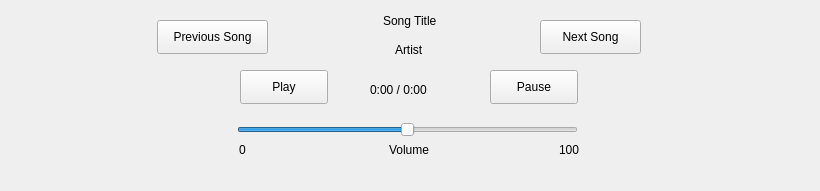
<?xml version="1.0" encoding="UTF-8"?>
<ui version="4.0">
 <class>MusicPlayer</class>
 <widget class="QWidget" name="MusicPlayer">
  <property name="geometry">
   <rect>
    <x>0</x>
    <y>0</y>
    <width>820</width>
    <height>191</height>
   </rect>
  </property>
  <property name="windowTitle">
   <string>Music Player</string>
  </property>
  <widget class="QWidget" name="verticalLayoutWidget">
   <property name="geometry">
    <rect>
     <x>330</x>
     <y>10</y>
     <width>160</width>
     <height>51</height>
    </rect>
   </property>
   <layout class="QVBoxLayout" name="verticalLayout">
    <item alignment="Qt::AlignHCenter|Qt::AlignVCenter">
     <widget class="QLabel" name="SongTitle">
      <property name="text">
       <string>Song Title</string>
      </property>
     </widget>
    </item>
    <item alignment="Qt::AlignHCenter|Qt::AlignVCenter">
     <widget class="QLabel" name="Artist">
      <property name="text">
       <string>Artist</string>
      </property>
     </widget>
    </item>
   </layout>
  </widget>
  <widget class="QPushButton" name="Play">
   <property name="geometry">
    <rect>
     <x>240</x>
     <y>70</y>
     <width>88</width>
     <height>34</height>
    </rect>
   </property>
   <property name="text">
    <string>Play</string>
   </property>
  </widget>
  <widget class="QPushButton" name="Pause">
   <property name="geometry">
    <rect>
     <x>490</x>
     <y>70</y>
     <width>88</width>
     <height>34</height>
    </rect>
   </property>
   <property name="text">
    <string>Pause</string>
   </property>
  </widget>
  <widget class="QPushButton" name="NextSong">
   <property name="geometry">
    <rect>
     <x>540</x>
     <y>20</y>
     <width>101</width>
     <height>34</height>
    </rect>
   </property>
   <property name="text">
    <string>Next Song</string>
   </property>
  </widget>
  <widget class="QPushButton" name="PrevSong">
   <property name="geometry">
    <rect>
     <x>157</x>
     <y>20</y>
     <width>111</width>
     <height>34</height>
    </rect>
   </property>
   <property name="text">
    <string>Previous Song</string>
   </property>
  </widget>
  <widget class="QLabel" name="ProgressLabel">
   <property name="geometry">
    <rect>
     <x>370</x>
     <y>80</y>
     <width>81</width>
     <height>20</height>
    </rect>
   </property>
   <property name="text">
    <string>0:00 / 0:00</string>
   </property>
  </widget>
  <widget class="QSlider" name="VolumeSlider">
   <property name="geometry">
    <rect>
     <x>237</x>
     <y>120</y>
     <width>341</width>
     <height>20</height>
    </rect>
   </property>
   <property name="maximum">
    <number>100</number>
   </property>
   <property name="sliderPosition">
    <number>50</number>
   </property>
   <property name="orientation">
    <enum>Qt::Horizontal</enum>
   </property>
  </widget>
  <widget class="QWidget" name="horizontalLayoutWidget">
   <property name="geometry">
    <rect>
     <x>239</x>
     <y>140</y>
     <width>341</width>
     <height>21</height>
    </rect>
   </property>
   <layout class="QHBoxLayout" name="VolumeLabels">
    <item alignment="Qt::AlignLeft|Qt::AlignVCenter">
     <widget class="QLabel" name="zero">
      <property name="text">
       <string>0</string>
      </property>
     </widget>
    </item>
    <item alignment="Qt::AlignHCenter|Qt::AlignVCenter">
     <widget class="QLabel" name="Volume">
      <property name="text">
       <string>Volume</string>
      </property>
     </widget>
    </item>
    <item alignment="Qt::AlignRight|Qt::AlignVCenter">
     <widget class="QLabel" name="full">
      <property name="text">
       <string>100</string>
      </property>
     </widget>
    </item>
   </layout>
  </widget>
 </widget>
 <resources/>
 <connections/>
</ui>
